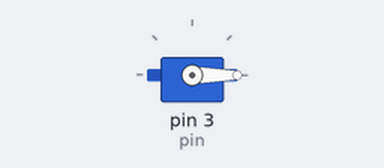
Bench run of a sketch on a simulated Arduino Uno, built with avr-gcc and run on an emulated ATmega328P. Shown: servo.

Above: at 0.05 s.
At 4.25 s:
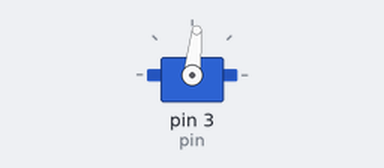
At 8.55 s:
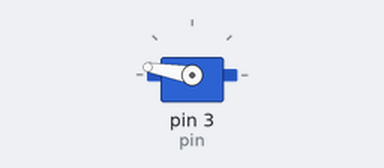
At 17.05 s:
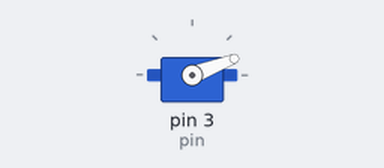
Timing chart, 0 to 23.6 s (numbered marks = the images above):
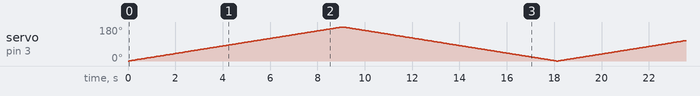

The sketch:

sketch_dec01bServoAnalog.ino
```cpp
#include<Servo.h>
int pin=3;
Servo myServo;

void setup() {
  myServo.attach(pin);

}

void loop() {
  int i=0;
  for(i=0;i<=180;i++){
    myServo.write(i);
    delay(50);
    }
  for(i=180;i>=0;i--){
    myServo.write(i);
    delay(50);
    }
}
```
